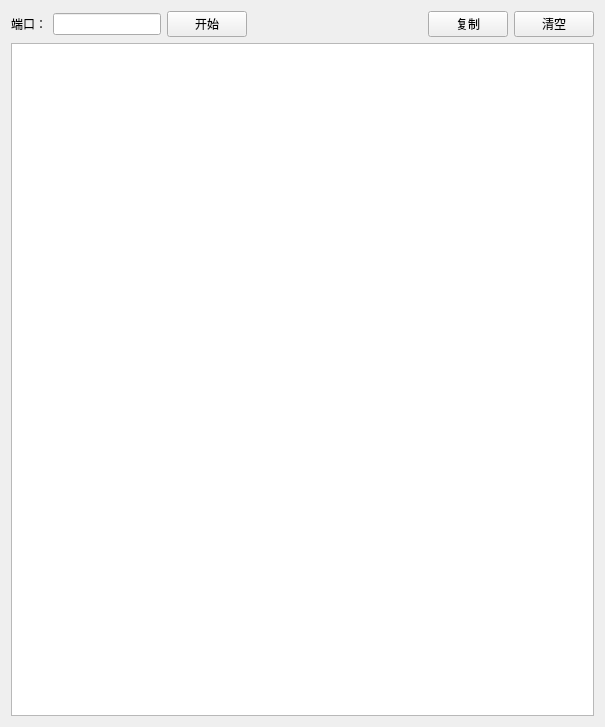
<?xml version="1.0" encoding="UTF-8"?>
<ui version="4.0">
 <class>UDPPackageReceiverClass</class>
 <widget class="QMainWindow" name="UDPPackageReceiverClass">
  <property name="geometry">
   <rect>
    <x>0</x>
    <y>0</y>
    <width>605</width>
    <height>727</height>
   </rect>
  </property>
  <property name="windowTitle">
   <string>UDP协议包接收端</string>
  </property>
  <widget class="QWidget" name="centralWidget">
   <layout class="QVBoxLayout" name="verticalLayout">
    <item>
     <layout class="QHBoxLayout" name="horizontalLayout_3">
      <item>
       <layout class="QHBoxLayout" name="horizontalLayout">
        <item>
         <widget class="QLabel" name="label_port">
          <property name="maximumSize">
           <size>
            <width>45</width>
            <height>16777215</height>
           </size>
          </property>
          <property name="text">
           <string>端口：</string>
          </property>
         </widget>
        </item>
        <item>
         <widget class="QLineEdit" name="lineEdit_Port">
          <property name="maximumSize">
           <size>
            <width>113</width>
            <height>16777215</height>
           </size>
          </property>
         </widget>
        </item>
        <item>
         <widget class="QPushButton" name="pushButton_StartOrStop">
          <property name="maximumSize">
           <size>
            <width>93</width>
            <height>16777215</height>
           </size>
          </property>
          <property name="text">
           <string>开始</string>
          </property>
         </widget>
        </item>
       </layout>
      </item>
      <item>
       <spacer name="horizontalSpacer">
        <property name="orientation">
         <enum>Qt::Horizontal</enum>
        </property>
        <property name="sizeHint" stdset="0">
         <size>
          <width>40</width>
          <height>20</height>
         </size>
        </property>
       </spacer>
      </item>
      <item>
       <layout class="QHBoxLayout" name="horizontalLayout_2">
        <item>
         <widget class="QPushButton" name="pushButton_Copy">
          <property name="text">
           <string>复制</string>
          </property>
         </widget>
        </item>
        <item>
         <widget class="QPushButton" name="pushButton_Clear">
          <property name="text">
           <string>清空</string>
          </property>
         </widget>
        </item>
       </layout>
      </item>
     </layout>
    </item>
    <item>
     <widget class="QTextEdit" name="textEdit_Content"/>
    </item>
   </layout>
  </widget>
 </widget>
 <layoutdefault spacing="6" margin="11"/>
 <resources>
  <include location="udppackagereceiver.qrc"/>
 </resources>
 <connections/>
</ui>
